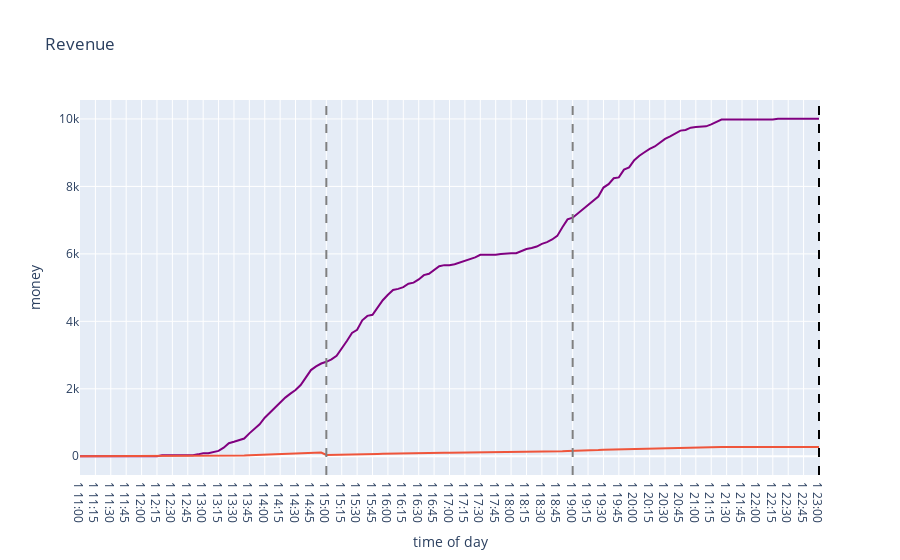
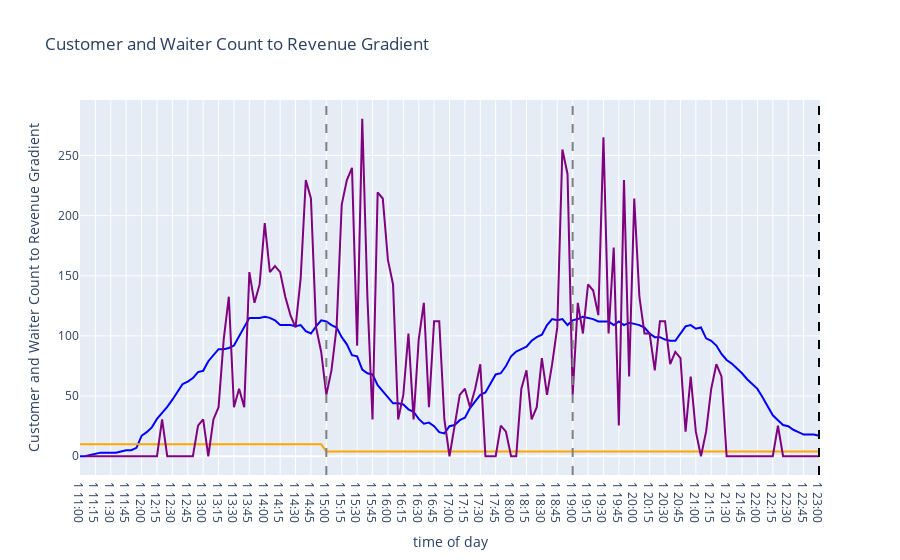
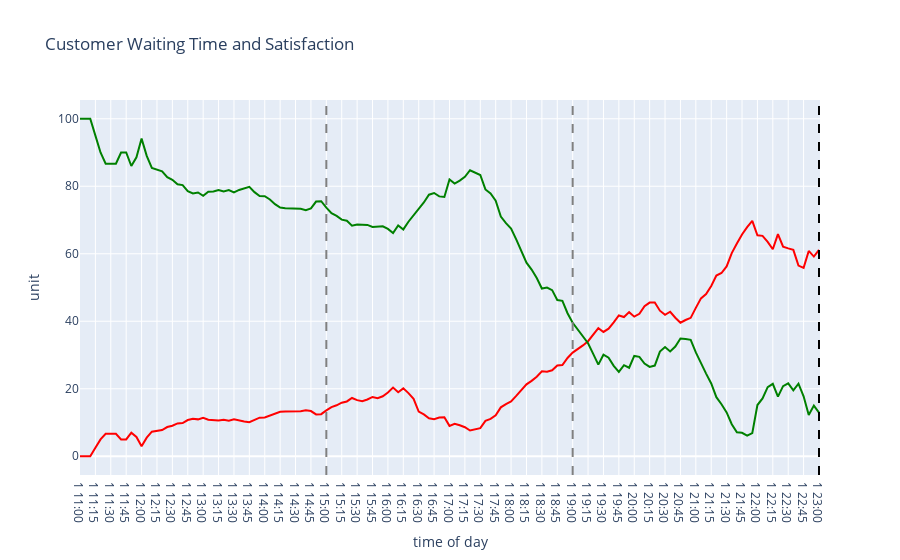

Source (notebook cell) for these figures, in order:
### Code cell
grouped_data = display_mean_step_results(results)

### Figure 1 — Plotly figure (JSON) as saved in the notebook; plotly's stock layout.template omitted (floating-point values rounded to 4 significant figures; data arrays with more than 128 entries replaced by an {"elided": "..."} marker saying what was removed)
{"data": [{"hovertemplate": "variable=mean_revenue<br>time of day=%{x}<br>money=%{y}<extra></extra>", "legendgroup": "mean_revenue", "line": {"color": "purple", "dash": "solid"}, "marker": {"symbol": "circle"}, "mode": "lines", "name": "mean_revenue", "orientation": "v", "showlegend": true, "type": "scatter", "x": {"elided": "145 str values"}, "xaxis": "x", "y": {"elided": "145 float values"}, "yaxis": "y"}, {"hovertemplate": "variable=mean_tips<br>time of day=%{x}<br>money=%{y}<extra></extra>", "legendgroup": "mean_tips", "line": {"color": "#EF553B", "dash": "solid"}, "marker": {"symbol": "circle"}, "mode": "lines", "name": "mean_tips", "orientation": "v", "showlegend": true, "type": "scatter", "x": {"elided": "145 str values"}, "xaxis": "x", "y": {"elided": "145 float values"}, "yaxis": "y"}], "layout": {"legend": {"title": {"text": "variable"}, "tracegroupgap": 0}, "shapes": [{"line": {"color": "grey", "dash": "dash"}, "type": "line", "x0": "1 15:00", "x1": "1 15:00", "xref": "x", "y0": 0, "y1": 1, "yref": "y domain"}, {"line": {"color": "grey", "dash": "dash"}, "type": "line", "x0": "1 19:00", "x1": "1 19:00", "xref": "x", "y0": 0, "y1": 1, "yref": "y domain"}, {"line": {"color": "black", "dash": "dash"}, "type": "line", "x0": "1 23:00", "x1": "1 23:00", "xref": "x", "y0": 0, "y1": 1, "yref": "y domain"}], "showlegend": false, "title": {"text": "Revenue"}, "xaxis": {"anchor": "y", "domain": [0, 1], "title": {"text": "time of day"}}, "yaxis": {"anchor": "x", "domain": [0, 1], "title": {"text": "money"}}}}

### Figure 2 — Plotly figure (JSON) as saved in the notebook; plotly's stock layout.template omitted (floating-point values rounded to 4 significant figures; data arrays with more than 128 entries replaced by an {"elided": "..."} marker saying what was removed)
{"data": [{"hovertemplate": "variable=mean_customer_count<br>time of day=%{x}<br>Customer and Waiter Count to Revenue Gradient=%{y}<extra></extra>", "legendgroup": "mean_customer_count", "line": {"color": "blue", "dash": "solid"}, "marker": {"symbol": "circle"}, "mode": "lines", "name": "mean_customer_count", "orientation": "v", "showlegend": true, "type": "scatter", "x": {"elided": "145 str values"}, "xaxis": "x", "y": {"elided": "145 int values"}, "yaxis": "y"}, {"hovertemplate": "variable=mean_waiters_count<br>time of day=%{x}<br>Customer and Waiter Count to Revenue Gradient=%{y}<extra></extra>", "legendgroup": "mean_waiters_count", "line": {"color": "orange", "dash": "solid"}, "marker": {"symbol": "circle"}, "mode": "lines", "name": "mean_waiters_count", "orientation": "v", "showlegend": true, "type": "scatter", "x": {"elided": "145 str values"}, "xaxis": "x", "y": {"elided": "145 int values"}, "yaxis": "y"}, {"hovertemplate": "variable=mean_revenue_gradient<br>time of day=%{x}<br>Customer and Waiter Count to Revenue Gradient=%{y}<extra></extra>", "legendgroup": "mean_revenue_gradient", "line": {"color": "purple", "dash": "solid"}, "marker": {"symbol": "circle"}, "mode": "lines", "name": "mean_revenue_gradient", "orientation": "v", "showlegend": true, "type": "scatter", "x": {"elided": "145 str values"}, "xaxis": "x", "y": {"elided": "145 float values"}, "yaxis": "y"}], "layout": {"legend": {"title": {"text": "variable"}, "tracegroupgap": 0}, "shapes": [{"line": {"color": "grey", "dash": "dash"}, "type": "line", "x0": "1 15:00", "x1": "1 15:00", "xref": "x", "y0": 0, "y1": 1, "yref": "y domain"}, {"line": {"color": "grey", "dash": "dash"}, "type": "line", "x0": "1 19:00", "x1": "1 19:00", "xref": "x", "y0": 0, "y1": 1, "yref": "y domain"}, {"line": {"color": "black", "dash": "dash"}, "type": "line", "x0": "1 23:00", "x1": "1 23:00", "xref": "x", "y0": 0, "y1": 1, "yref": "y domain"}], "showlegend": false, "title": {"text": "Customer and Waiter Count to Revenue Gradient"}, "xaxis": {"anchor": "y", "domain": [0, 1], "title": {"text": "time of day"}}, "yaxis": {"anchor": "x", "domain": [0, 1], "title": {"text": "Customer and Waiter Count to Revenue Gradient"}}}}

### Figure 3 — Plotly figure (JSON) as saved in the notebook; plotly's stock layout.template omitted (floating-point values rounded to 4 significant figures; data arrays with more than 128 entries replaced by an {"elided": "..."} marker saying what was removed)
{"data": [{"hovertemplate": "variable=mean_waiting_time<br>time of day=%{x}<br>unit=%{y}<extra></extra>", "legendgroup": "mean_waiting_time", "line": {"color": "red", "dash": "solid"}, "marker": {"symbol": "circle"}, "mode": "lines", "name": "mean_waiting_time", "orientation": "v", "showlegend": true, "type": "scatter", "x": {"elided": "145 str values"}, "xaxis": "x", "y": {"elided": "145 float values"}, "yaxis": "y"}, {"hovertemplate": "variable=mean_customer_satisfaction<br>time of day=%{x}<br>unit=%{y}<extra></extra>", "legendgroup": "mean_customer_satisfaction", "line": {"color": "green", "dash": "solid"}, "marker": {"symbol": "circle"}, "mode": "lines", "name": "mean_customer_satisfaction", "orientation": "v", "showlegend": true, "type": "scatter", "x": {"elided": "145 str values"}, "xaxis": "x", "y": {"elided": "145 float values"}, "yaxis": "y"}], "layout": {"legend": {"title": {"text": "variable"}, "tracegroupgap": 0}, "shapes": [{"line": {"color": "grey", "dash": "dash"}, "type": "line", "x0": "1 15:00", "x1": "1 15:00", "xref": "x", "y0": 0, "y1": 1, "yref": "y domain"}, {"line": {"color": "grey", "dash": "dash"}, "type": "line", "x0": "1 19:00", "x1": "1 19:00", "xref": "x", "y0": 0, "y1": 1, "yref": "y domain"}, {"line": {"color": "black", "dash": "dash"}, "type": "line", "x0": "1 23:00", "x1": "1 23:00", "xref": "x", "y0": 0, "y1": 1, "yref": "y domain"}], "showlegend": false, "title": {"text": "Customer Waiting Time and Satisfaction"}, "xaxis": {"anchor": "y", "domain": [0, 1], "title": {"text": "time of day"}}, "yaxis": {"anchor": "x", "domain": [0, 1], "title": {"text": "unit"}}}}
